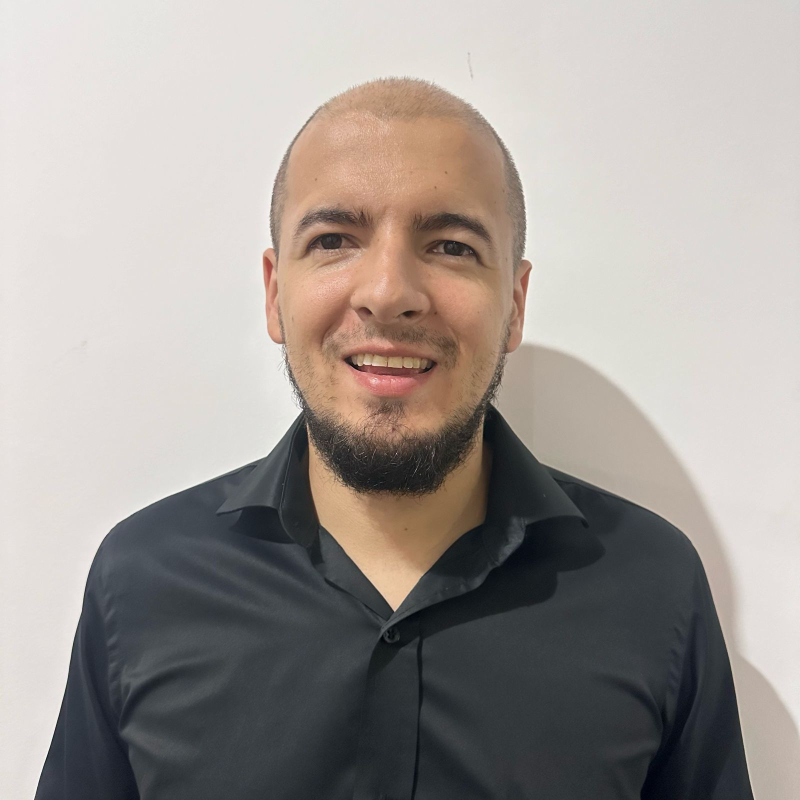
#> input picture unsupervised/Juan villada.jpeg, 1600 x 1600 px, found by its file name (shown at 1/2 size)
$ jupyter execute --allow-errors Workshop_I.ipynb   (shell and % lines are left out)
#> lines starting #> are read from the running program, lines starting #| are printed output that depends on the picture
# Workshop I

# 1

## Simulate any random rectangular matrix A.*
- What is the rank and trace of A?
- What is the determinant of A?

[cell 1]
import numpy as np

# Generate a random 4x3 matrix A
A = np.random.rand(4, 3)

print("Matrix A:")
print(A)

# Calculate the rank of A
rank_A = np.linalg.matrix_rank(A)
print("Rank of A:", rank_A)

# Calculate the trace of A
trace_A = np.trace(A)
print("Trace of A:", trace_A)

[cell 2]
# Calcular el determinante de A (si es posible)
try:
    det_A = np.linalg.det(A)
    print("Determinante de A:", det_A)
except np.linalg.LinAlgError:
    print("La matriz A no es cuadrada, no se puede calcular el determinante.")

[cell 3]
# Calcular los valores y vectores propios de A' * A
eigenvalues_AAt, eigenvectors_AAt = np.linalg.eig(np.dot(A.T, A))

# Calcular los valores y vectores propios de A * A'
eigenvalues_AtA, eigenvectors_AtA = np.linalg.eig(np.dot(A, A.T))

print("Valores propios de A' * A:", eigenvalues_AAt)
print("Vectores propios de A' * A:", eigenvectors_AAt)

print("Valores propios de A * A':", eigenvalues_AtA)
print("Vectores propios de A * A':", eigenvectors_AtA)

Los valores propios (eigenvalues) y vectores propios (eigenvectors) de ATA y AAT están relacionados de la siguiente manera:

###Relación entre los valores propios:

Los valores propios de ATA y AAT son los mismos, excepto por la posibilidad de que AAT tenga valores propios adicionales cero debido a su dimensión más grande. Esto se debe a que ATA y AAT
son matrices cuadradas y simétricas y, por lo tanto, comparten los mismos valores propios.

###Relación entre los vectores propios:

Los vectores propios correspondientes a los mismos valores propios pueden ser diferentes para ATA y
AAT.Aunque comparten los mismos valores propios, los vectores propios correspondientes pueden apuntar en diferentes direcciones.

Una diferencia clave es que ATA y AAT tienen diferentes tamaños y, por lo tanto, pueden tener diferentes números de valores propios no nulos.
Los vectores propios de ATA representan las direcciones principales de variación en las columnas de A, mientras que los vectores propios de AAT
representan las direcciones principales de variación en las filas de A.

En algunas aplicaciones, como el análisis de componentes principales (PCA), se prefiere utilizar ATA para encontrar las principales direcciones de variación en los datos, mientras que en otras aplicaciones, como la compresión de imágenes, AAT puede ser más útil.

En resumen, aunque los valores propios son los mismos, los vectores propios pueden diferir, y las matrices ATA y AAT pueden ofrecer información valiosa sobre la estructura y la variabilidad de los datos en diferentes contextos.

# 2

[cell 4]
from PIL import Image
import numpy as np
import matplotlib.pyplot as plt
import os

# Cargar la imagen desde la biblioteca content de Colab
imagen_colab = Image.open('/content/drive/MyDrive/Juan villada.jpeg')
#> imagen_colab is the input picture: PIL image 1600x1600 RGB; mean R, G, B 161.1, 154.4, 149.7

# Convertir la imagen a escala de grises
imagen_grayscale = imagen_colab.convert('L')
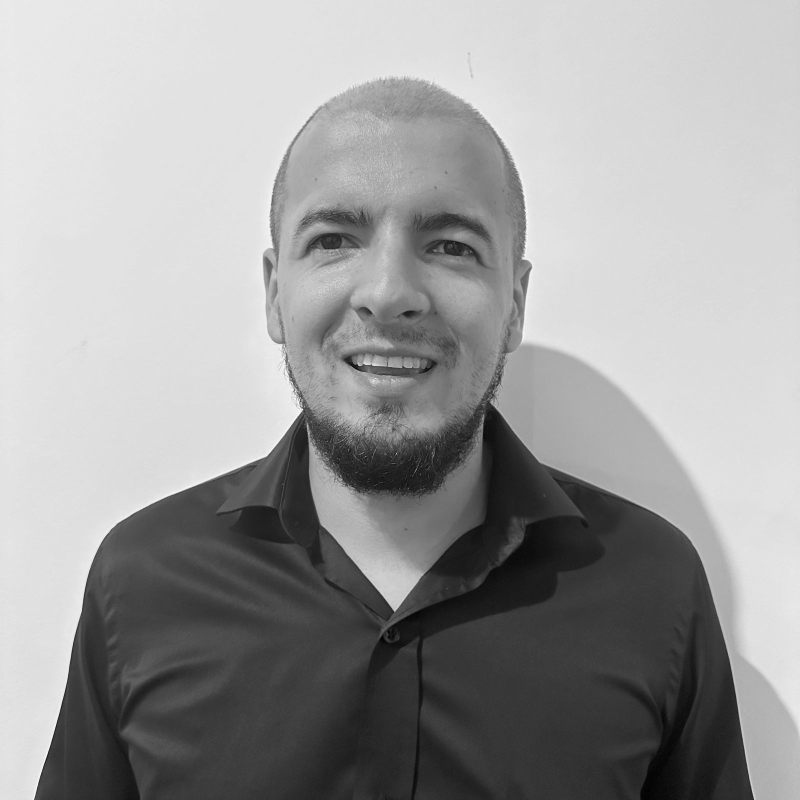
#> imagen_grayscale: PIL image 1600x1600 L (shown at 1/2 size); min 0, max 255, mean 155.8

# Redimensionar a 256x256
imagen_redimensionada = imagen_grayscale.resize((256, 256))
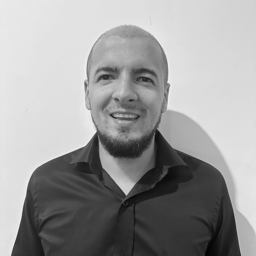
#> imagen_redimensionada: PIL image 256x256 L; min 3, max 244, mean 155.8

# Mostrar la imagen original
plt.imshow(np.asarray(imagen_colab), cmap='gray')
plt.title('Imagen Original')
plt.axis('off')
plt.show()

# Mostrar la imagen en escala de grises y redimensionada
plt.imshow(np.asarray(imagen_redimensionada), cmap='gray')
plt.title('Imagen Procesada')
plt.axis('off')
plt.show()

# Guardar la imagen procesada
imagen_redimensionada.save('/content/imagen_procesada.jpg')

# Directorio donde se encuentran las imágenes de los compañeros
directorio_imagenes = "/content/drive/MyDrive/compañeros"

# Lista para almacenar las imágenes preprocesadas
imagenes = []

# Preprocesar todas las imágenes de los compañeros
#> (the rest of this cell did not finish here and is left out)

#### Primero se procesa imagen facial original convirtiéndola a escala de grises y redimensionándola a 256x256 píxeles para una comparación uniforme con las imágenes de mis compañeros. Luego, calculé y visualicé el rostro promedio del grupo, lo que permitió identificar rasgos faciales comunes. Al calcular la distancia euclidiana entre mi rostro procesado y el rostro promedio, encontré una diferencia significativa de aproximadamente 20729.34, indicando que mi rostro posee características distintivas en comparación con el promedio del grupo.

# 3

[cell 5]
# Instalación de Pipenv (si no está instalado ya)

# Creación de un entorno virtual con Pipenv

# Instalación de las dependencias necesarias

# Creamos la estructura del paquete

[cell 6]
# Implementación de SVD desde cero
import numpy as np
from sklearn.base import BaseEstimator, TransformerMixin
from sklearn.utils.validation import check_array, check_is_fitted
from scipy.linalg import svd

class CustomSVD(BaseEstimator, TransformerMixin):
    def __init__(self, n_components=None):
        self.n_components = n_components

    # [15 lines left out: functions fit, transform, not called in this run]

    def fit_transform(self, X, y=None):
        self.fit(X)
        return self.transform(X)

[cell 7]
# Implementación de PCA desde cero
import numpy as np
from sklearn.base import BaseEstimator, TransformerMixin
from sklearn.utils.validation import check_array, check_is_fitted
from scipy.linalg import svd

class CustomPCA(BaseEstimator, TransformerMixin):
    def __init__(self, n_components=None):
        self.n_components = n_components

    # [18 lines left out: functions fit, transform, not called in this run]

    def fit_transform(self, X, y=None):
        self.fit(X)
        return self.transform(X)

[cell 8]
# Implementación de t-SNE desde cero

import numpy as np
from sklearn.base import BaseEstimator, TransformerMixin
from sklearn.utils.validation import check_array, check_is_fitted
from sklearn.manifold import TSNE

class CustomTSNE(BaseEstimator, TransformerMixin):
    # [15 lines left out: functions __init__, fit, transform, not called in this run]

    def fit_transform(self, X, y=None):
        return self.fit(X).transform(X)

    # [5 lines left out: function _tsne, not called in this run]

#> (a cell that did not finish here is left out)

[cell 10]
import numpy as np
from sklearn.utils.validation import check_array, check_is_fitted
from scipy.linalg import svd
from sklearn.manifold import TSNE
import importlib.util

# Importar las clases CustomSVD, CustomPCA y CustomTSNE desde los archivos
# svd.py, pca.py y tsne.py respectivamente en la carpeta unsupervised_learning
#> (the rest of this cell did not finish here and is left out)

Los resultados muestran las dimensiones de los datos transformados después de aplicar cada técnica de reducción de dimensionalidad. Para SVD y PCA, los datos transformados tienen una dimensión de (100, 5), lo que indica que se redujo de la dimensión original a 5 dimensiones. Por otro lado, para t-SNE, los datos transformados tienen una dimensión de (100, 2), lo que indica que se redujeron a solo 2 dimensiones. Esto sugiere que t-SNE logró una mayor reducción de dimensionalidad en comparación con SVD y PCA.

# 4

* Utilizacion de la funcion np.linalg.svd

[cell 11]
import cv2
import numpy as np
import matplotlib.pyplot as plt

# Cargar la imagen de tu cara
image = cv2.imread('/content/drive/MyDrive/Juan villada.jpeg',cv2. IMREAD_GRAYSCALE)
#> image: shape (1600, 1600); min 0, max 255, mean 155.8

# Aplicar SVD a la matriz de píxeles de la imagen
U, s, Vt = np.linalg.svd(image, full_matrices=False)
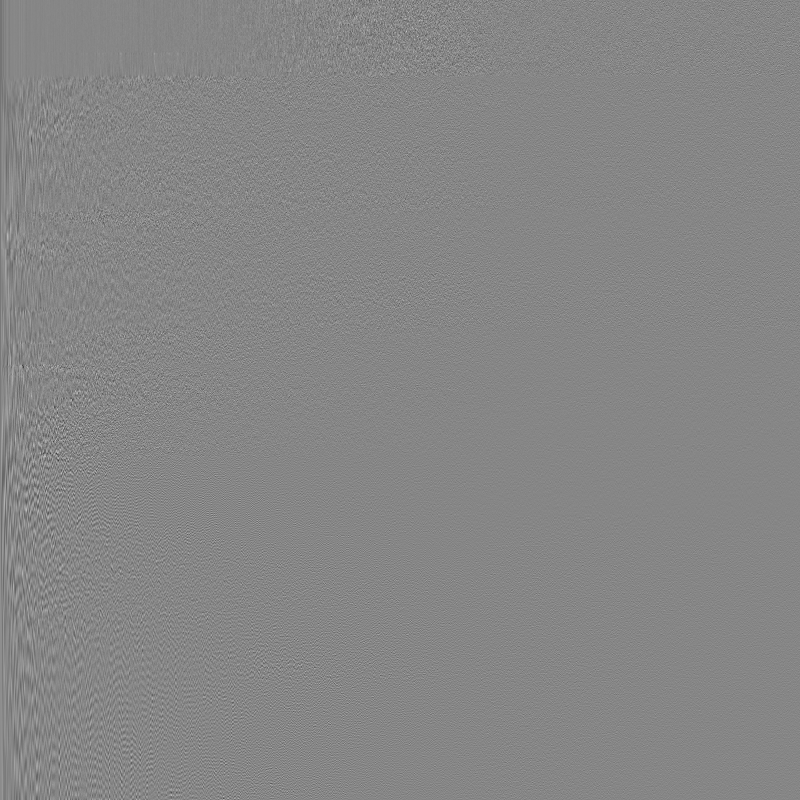
#> U: shape (1600, 1600) float64 (shown at 1/2 size); min -0.202, max 0.182, mean -9.01e-06; drawn with min black and max white
#> s = 1600 values, max 268863.5 at index 0, min 0.00934 at index 1599, mean 440.1

# Número de valores singulares a utilizar para la reconstrucción progresiva
num_singular_values = [1, 5, 10, 20, 50, 100, 200, 500]

# Reconstruir la imagen utilizando un número creciente de valores singulares
reconstructed_images = []
for num_sv in num_singular_values:
    reconstructed_image = (U[:, :num_sv] @ np.diag(s[:num_sv]) @ Vt[:num_sv, :]).astype(np.uint8)
    reconstructed_images.append(reconstructed_image)
#> this loop made 8 passes
#> pass 1, `reconstructed_image = (U[:, :num_sv] @ np.diag(s[:num_sv]) @ Vt[:num_s..`:
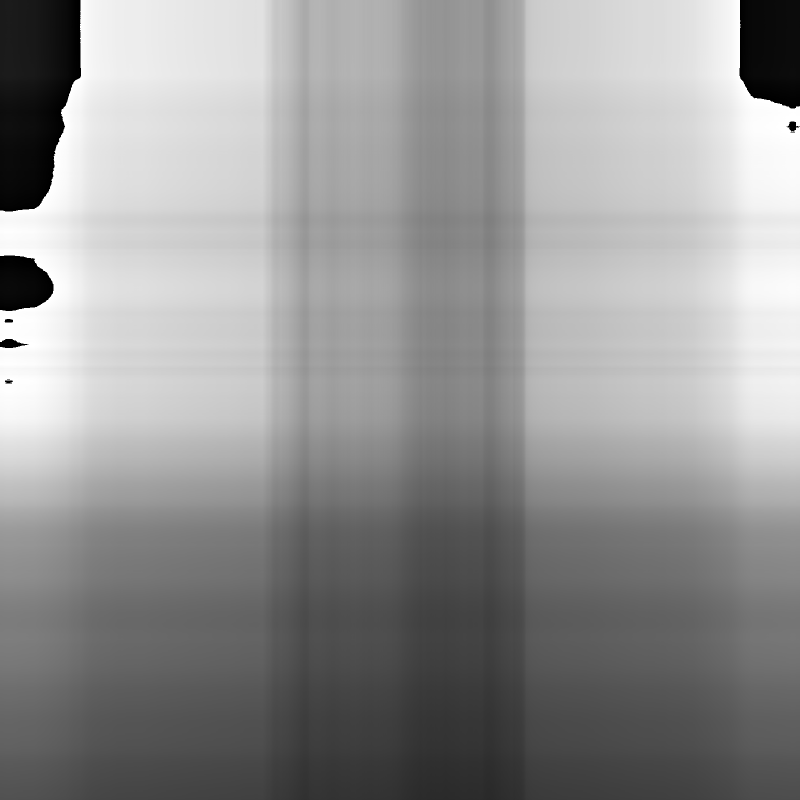
#> reconstructed_image: shape (1600, 1600) (shown at 1/2 size); min 0, max 255, mean 147.3
#> pass 2, `reconstructed_image = (U[:, :num_sv] @ np.diag(s[:num_sv]) @ Vt[:num_s..`:
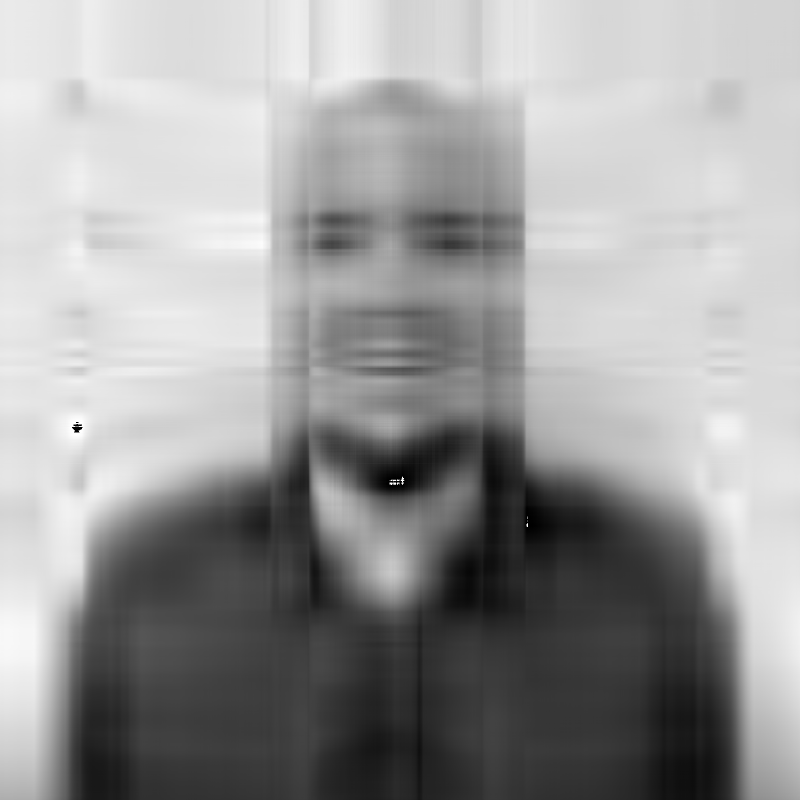
#> reconstructed_image: shape (1600, 1600) (shown at 1/2 size); min 0, max 255, mean 155.3
#> pass 3, `reconstructed_image = (U[:, :num_sv] @ np.diag(s[:num_sv]) @ Vt[:num_s..`:
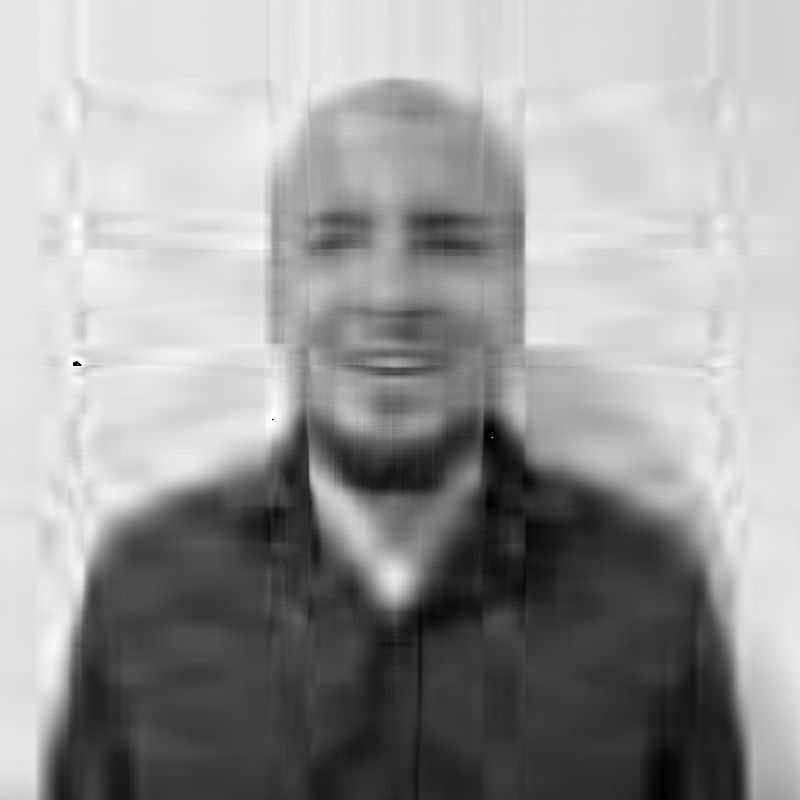
#> reconstructed_image: shape (1600, 1600) (shown at 1/2 size); min 0, max 255, mean 155.3
#> after the loop, reconstructed_images = 8 items

# Mostrar las imágenes originales y reconstruidas
plt.figure(figsize=(15, 10))
for i in range(len(num_singular_values)):
    plt.subplot(3, 3, i + 1)
    plt.imshow(reconstructed_images[i], cmap='gray')
    plt.title(f'Num SV: {num_singular_values[i]}')
    plt.axis('off')

plt.subplot(3, 3, len(num_singular_values) + 1)
plt.imshow(image, cmap='gray')
plt.title('Original')
plt.axis('off')

plt.show()
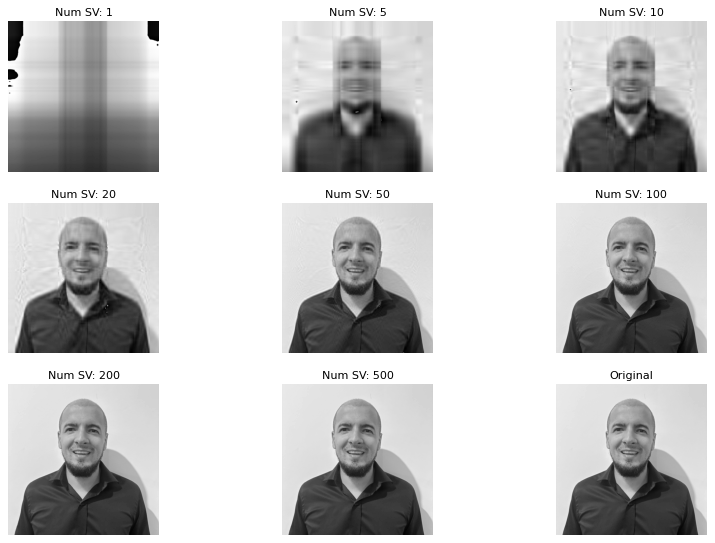
#> figure drawn by matplotlib, 9 panels
